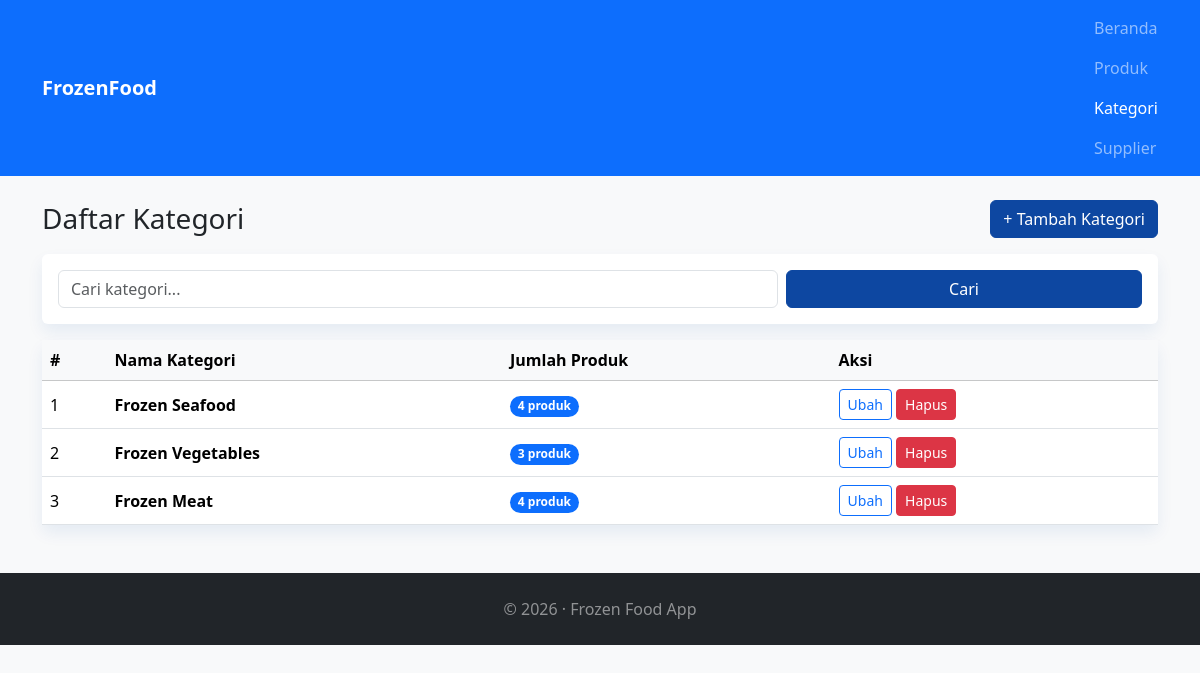
The page /kategori/index.php on the database its author committed.
### tables this page shows
CREATE TABLE kategori (
    id INT UNSIGNED NOT NULL AUTO_INCREMENT PRIMARY KEY,
    nama_kategori VARCHAR(100) NOT NULL,
    created_at TIMESTAMP NOT NULL DEFAULT CURRENT_TIMESTAMP,
    updated_at TIMESTAMP NOT NULL DEFAULT CURRENT_TIMESTAMP ON UPDATE CURRENT_TIMESTAMP,
    CONSTRAINT uq_kategori_nama UNIQUE (nama_kategori)
);

### includes/functions.php (called while the page is built, shortened)
<?php
function e($value): string
{
    return htmlspecialchars((string) $value, ENT_QUOTES, 'UTF-8');
}

### kategori/index.php (the view, shortened to what this page needs)
<?php
require_once __DIR__ . '/../config.php';
require_once __DIR__ . '/../includes/functions.php';
$keyword = trim((string) ($_GET['q'] ?? ''));
$sql = 'SELECT k.*, (SELECT COUNT(*) FROM produk p WHERE p.kategori_id = k.id) AS jumlah_produk FROM kategori k';
$params = [];
$sql .= ' ORDER BY k.id ASC';
$stmt = $pdo->prepare($sql);
$stmt->execute($params);
$kategoriList = $stmt->fetchAll();
?>
<?php require_once __DIR__ . '/../includes/header.php'; ?>
<div class="d-flex justify-content-between align-items-center mb-3">
    <h1 class="h3 mb-0">Daftar Kategori</h1>
    <a href="/kategori/create.php" class="btn btn-primary">+ Tambah Kategori</a>
</div>
<div class="card mt-3">
    <div class="card-body">
        <form method="get" action="/kategori/index.php" class="row g-2">
            <div class="col-md-8">
                <input type="search" name="q" value="<?= e($keyword) ?>" class="form-control" placeholder="Cari kategori...">
            </div>
            <div class="col-md-4">
                <button type="submit" class="btn btn-primary w-100">Cari</button>
            </div>
        </form>
    </div>
</div>
<div class="card mt-3">
    <div class="card-body p-0">
        <div class="table-responsive">
            <table class="table table-hover align-middle mb-0">
                <thead class="table-light">
                    <tr>
                        <th>#</th>
                        <th>Nama Kategori</th>
                        <th>Jumlah Produk</th>
                        <th>Aksi</th>
                    </tr>
                </thead>
                <tbody>
                <?php if (count($kategoriList) > 0): ?>
                    <?php foreach ($kategoriList as $row): ?>
                        <tr>
                            <td><?= (int) $row['id'] ?></td>
                            <td class="fw-semibold"><?= e($row['nama_kategori']) ?></td>
                            <td><span class="badge bg-primary rounded-pill"><?= (int) $row['jumlah_produk'] ?> produk</span></td>
                            <td>
                                <a href="/kategori/edit.php?id=<?= (int) $row['id'] ?>" class="btn btn-sm btn-outline-primary">Ubah</a>
                                <form method="post" action="/kategori/index.php" class="d-inline" onsubmit="return confirm('Hapus kategori ini?');">
                                    <button type="submit" class="btn btn-sm btn-danger">Hapus</button>
                                </form>
                            </td>
                        </tr>
                    <?php endforeach; ?>
                <?php else: ?>
                    <tr>
                        <td colspan="4" class="text-center text-muted py-4">Belum ada kategori yang tercatat.</td>
                    </tr>
                <?php endif; ?>
                </tbody>
            </table>
        </div>
    </div>
</div>
<?php require_once __DIR__ . '/../includes/footer.php'; ?>

### assets/css/custom.css (style rules this page uses)
body { background-color: #eaf4fb; }
.btn-primary { background-color: #0d47a1; border-color: #0d47a1; }
.card { border: none; box-shadow: 0 0.5rem 1rem rgba(13, 71, 161, 0.08); }

### rows shown on the page
kategori: id "1", nama_kategori "Frozen Seafood", jumlah_produk "4"
kategori: id "2", nama_kategori "Frozen Vegetables", jumlah_produk "3"
kategori: id "3", nama_kategori "Frozen Meat", jumlah_produk "4"
